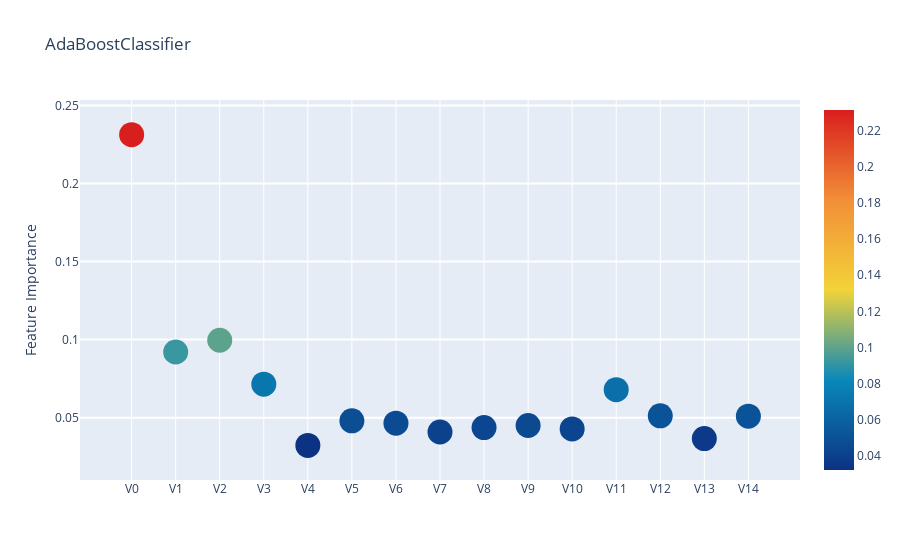

Notebook source saved alongside this figure:
### Code cell
ada_model_importance = feature_importance_scatter_plot('AdaBoostClassifier',ada_feature_importance,nc_X_train)

### Figure 1 — Plotly figure (JSON) as saved in the notebook; plotly's stock layout.template omitted (floating-point values rounded to 4 significant figures)
{"data": [{"marker": {"color": [0.2313, 0.09206, 0.09959, 0.07148, 0.03224, 0.04799, 0.04649, 0.04083, 0.04362, 0.04497, 0.04276, 0.06792, 0.05117, 0.03659, 0.05095], "colorscale": [[0, "rgb(12,51,131)"], [0.25, "rgb(10,136,186)"], [0.5, "rgb(242,211,56)"], [0.75, "rgb(242,143,56)"], [1, "rgb(217,30,30)"]], "showscale": true, "size": 25, "sizemode": "diameter", "sizeref": 1}, "mode": "markers", "text": ["V0", "V1", "V2", "V3", "V4", "V5", "V6", "V7", "V8", "V9", "V10", "V11", "V12", "V13", "V14"], "type": "scatter", "x": ["V0", "V1", "V2", "V3", "V4", "V5", "V6", "V7", "V8", "V9", "V10", "V11", "V12", "V13", "V14"], "y": [0.2313, 0.09206, 0.09959, 0.07148, 0.03224, 0.04799, 0.04649, 0.04083, 0.04362, 0.04497, 0.04276, 0.06792, 0.05117, 0.03659, 0.05095]}], "layout": {"autosize": true, "hovermode": "closest", "showlegend": false, "title": {"text": "AdaBoostClassifier"}, "yaxis": {"gridwidth": 2, "ticklen": 5, "title": {"text": "Feature Importance"}}}}
